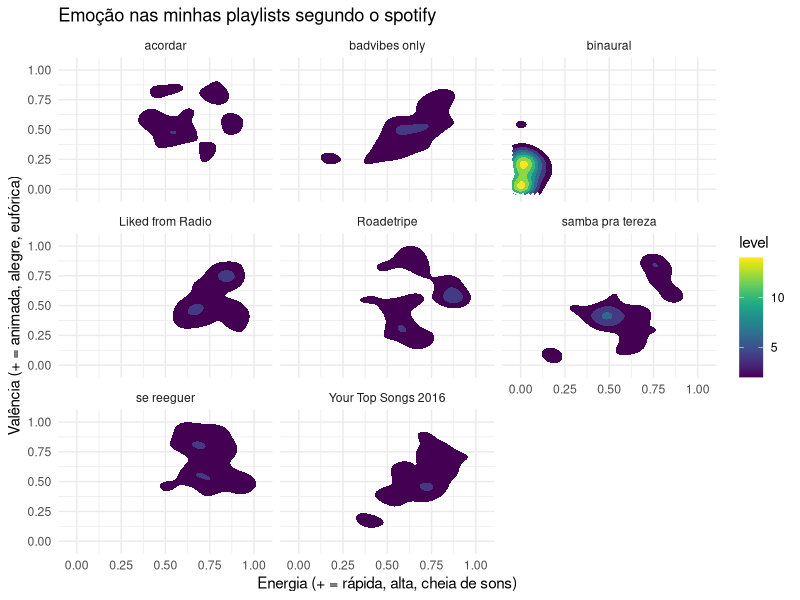

Reproduce this figure in R.
## ---- chunk 1
library(tidyverse)
library(viridis)
library(here)
library(lubridate)
theme_set(theme_minimal())
## ---- chunk 2
dados = read_csv("../data/dados_pedro.csv")
dados
## ---- chunk 3
dados %>% 
        arrange(playlist_name) %>%
        ggplot(aes(x=energy,
                   group=playlist_name,
                    y= valence))+
        stat_density2d(aes(fill=..level..), geom="polygon", n = 100, h = .25) +
        scale_fill_viridis() +
        facet_wrap(~ playlist_name) +
        scale_x_continuous(limits = c(-.05, 1.05)) + 
        scale_y_continuous(limits = c(-.05, 1.05)) +
        labs(title = "Emoção nas minhas playlists segundo o spotify", 
         x = "Energia (+ = rápida, alta, cheia de sons)", 
         y = "Valência (+ = animada, alegre, eufórica)")
